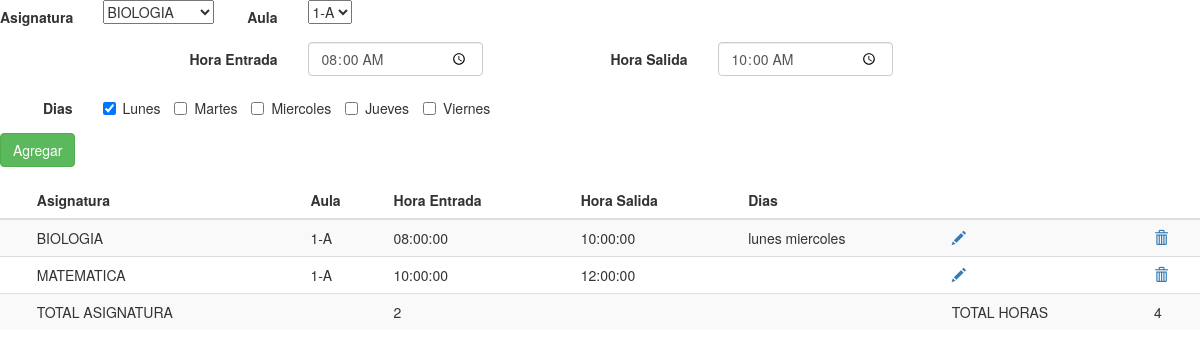
The app's page /detallehorario.php?cod=21 (signed in) with its own data.
### tables this page shows
CREATE TABLE `horarioprofesor` (
  `codigo` int(11) NOT NULL,
  `codigohorariosemestral` int(11) NOT NULL,
  `codigoasignatura` int(11) NOT NULL,
  `codigoaula` int(11) NOT NULL,
  `horaentrada` time NOT NULL,
  `horasalida` time NOT NULL,
  `dias` varchar(100) NOT NULL
);

CREATE TABLE `asignatura` (
  `codigo` int(11) NOT NULL,
  `nombre` varchar(100) NOT NULL,
  `cantidad` float NOT NULL
);

CREATE TABLE `aula` (
  `codigo` int(11) NOT NULL,
  `descripcion` varchar(100) NOT NULL
);

### detallehorario.php (the view, shortened to what this page needs)
<?php  session_start();
include("conexion.php");
$cod= isset( $_GET["cod"] )? $_GET["cod"]: null;
?>
<!DOCTYPE html>
<html lang="en">
<head>
  <link rel="stylesheet" href="https://maxcdn.bootstrapcdn.com/bootstrap/3.3.7/css/bootstrap.min.css">
</head>
<body>
<form class="form-horizontal" action="detallehorario.php?operacion=1&cod=<?php echo $cod ?>" method="POST" name="form1">
   <div class="form-group">
      <label class="col-md-1 control-label" for="asignatura">Asignatura</label>
      <div class="col-md-1">
        <select id="codigoasignatura" name="codigoasignatura">
            <?php
                    $sql = "SELECT * FROM asignatura";
                    $resultado = $conexion->query( $sql);
                    while($row = $resultado->fetch_array(MYSQLI_ASSOC)) {
                        echo   ' <option value="'.$row['codigo'].'">'.$row['nombre'].'</option>';
                    }
            ?>
        </select>
      </div>
       <label class="col-md-1 control-label" for="aula">Aula</label>
      <div class="col-md-1">
        <select id="codigoaula" name="codigoaula">
            <?php
                    $sql = "SELECT * FROM aula";
                    $resultado = $conexion->query( $sql);
                    while($row = $resultado->fetch_array(MYSQLI_ASSOC)) {
                        echo   ' <option value="'.$row['codigo'].'">'.$row['descripcion'].'</option>';
                    }
            ?>
        </select>
      </div>
      </div>
     <div class="form-group">
        <label class="col-md-3 control-label" for="horaentrada">Hora Entrada</label>
        <div class="col-md-2">
            <input id="horaentrada" name="horaentrada" type="time"  class="form-control input-md" value="08:00" >
        </div>
        <label class="col-md-2 control-label" for="horasalida">Hora Salida</label>
        <div class="col-md-2">
            <input id="horasalida" name="horasalida" type="time"  class="form-control input-md" value="10:00" >
        </div>
    </div>
<div class="form-group">
					<label for="dias" class="col-sm-1 control-label">Dias</label>
					<div class="col-sm-10">
						<label class="checkbox-inline">
							<input type="checkbox" id="dias[]" name="dias[]" value="lunes" checked> Lunes
						</label>
						<label class="checkbox-inline">
							<input type="checkbox" id="dias[]" name="dias[]" value="martes"> Martes
						</label>
						<label class="checkbox-inline">
							<input type="checkbox" id="dias[]" name="dias[]" value="miercoles"> Miercoles
						</label>
            <label class="checkbox-inline">
							<input type="checkbox" id="dias[]" name="dias[]"  value="jueves"> Jueves
						</label>
            <label class="checkbox-inline">
							<input type="checkbox" id="dias[]" name="dias[]" value="viernes"> Viernes
						</label>
				</div>
    </div>
 <div class="form-group">
        <div class="col-md-2">
        <button id="" name="" class="btn btn-success">Agregar</button>
        </div>
 </div>
    </form>
<?php
	$sql = "SELECT * FROM horarioprofesor,asignatura,aula where horarioprofesor.codigoasignatura=asignatura.codigo and horarioprofesor.codigoaula=aula.codigo and    codigohorariosemestral=".$cod;
  $resultado = $conexion->query( $sql);
?>
<table class="table table-striped">
					<thead>
						<tr>
							<th></th>
							<th>Asignatura</th>
							<th>Aula</th>
							<th>Hora Entrada</th>
              <th>Hora Salida</th>
              <th>Dias</th>
							<th></th>
							<th></th>
						</tr>
					</thead>
					<tbody>
            <?php
            $total=0;
            $cant=0;
            while($row = $resultado->fetch_array(MYSQLI_ASSOC)) {
              $inicial= date("H",strtotime($row['horaentrada']));
              $final= date("H",strtotime($row['horasalida']));
              $cant=$cant+1;
              $total=$total+($final-$inicial);
              ?>
							<tr>
								<td></td>
								<td><?php echo $row['nombre']; ?></td>
								<td><?php echo $row['descripcion']; ?></td>
								<td><?php echo $row['horaentrada']; ?></td>
                <td><?php echo $row['horasalida']; ?></td>
                <td><?php echo $row['dias']; ?></td>
								<td><a href="modificar.php?id=<?php echo $row['id']; ?>"><span class="glyphicon glyphicon-pencil"></span></a></td>
								<td><a href="#" data-href="eliminar.php?id=<?php echo $row['id']; ?>" data-toggle="modal" data-target="#confirm-delete"><span class="glyphicon glyphicon-trash"></span></a></td>
							</tr>
						<?php } ?>
            	<tr>
								<td></td>
								<td>TOTAL ASIGNATURA</td>
								<td></td>
								<td><?php echo $cant ?></td>
                <td></td>
                <td></td>
								<td>TOTAL HORAS</td>
								<td><?php echo $total ?></td>
							</tr>
					</tbody>
				</table>
</body>
</html>

### records on screen
horarioprofesor: asignatura.nombre "BIOLOGIA", aula.descripcion "1-A", horaentrada "08:00:00", horasalida "10:00:00", dias "lunes miercoles"
horarioprofesor: asignatura.nombre "MATEMATICA", aula.descripcion "1-A", horaentrada "10:00:00", horasalida "12:00:00"

### other values on screen
$cant "2"
$total "4"
form field codigoasignatura "BIOLOGIA"
form field codigoaula "1-A"
